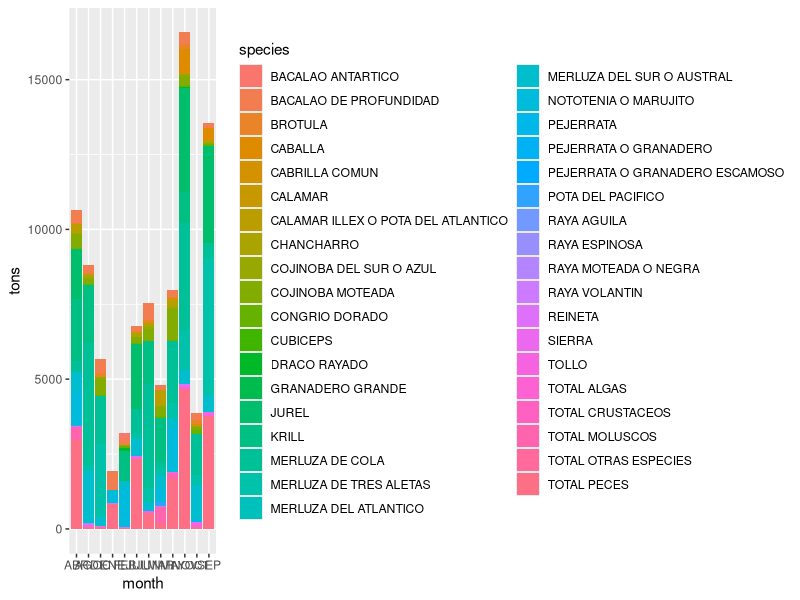

The R source for this figure:
## ---- chunk 1
knitr::opts_chunk$set(echo = TRUE)

library(here)
library(magrittr)
library(dplyr)
library(tidyr)
library(ggplot2)
library(readr)
## ---- chunk 2

mean_landings_SERNAPESCA_month <- read_csv(here("clean_databases/mean_landings_SERNAPESCA_month.csv"))

## ---- chunk 3


ggplot() + 
geom_bar(data = filter(mean_landings_SERNAPESCA_month, subsector =='fabric_vessel'), aes(x = month, y= tons, fill = species), stat = 'identity')

